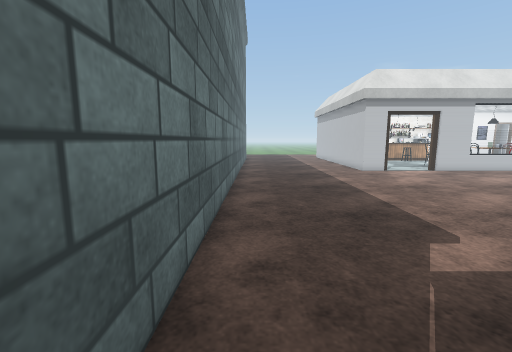
[1] (above)

16 first-person views from a walk through a scene from a Unity 3-D project. The camera is 1.2 m above the floor, tilts 8° down and sees 90° across. The floor is counted in squares, 0.5 m on a side. Each view is taken from the middle of a square. On the plan, view 1 faces up. The plan holds only what a view shows up to about 17 squares ahead; the rest is blank. The place goes on beyond the plan. Door leaves are left out, so doorways stand open. Some surface patterns are stand-ins.

[2]
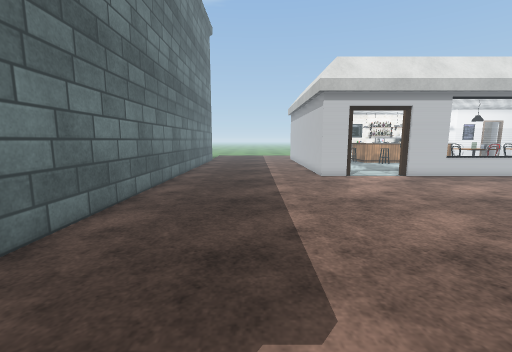

[3]
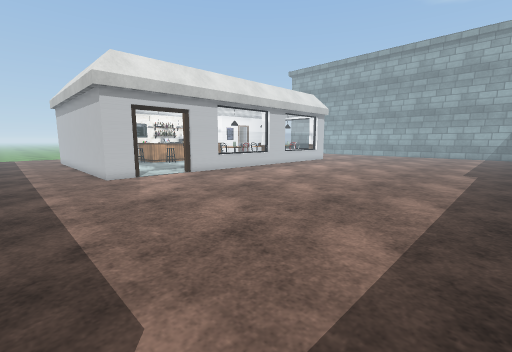

[4]
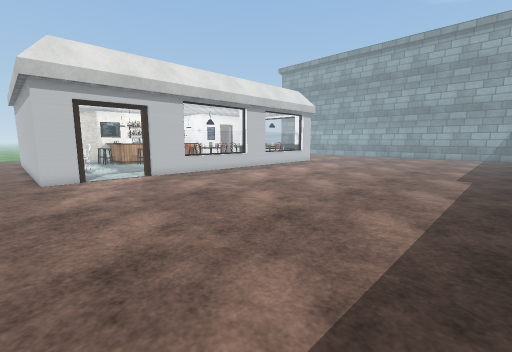

[5]
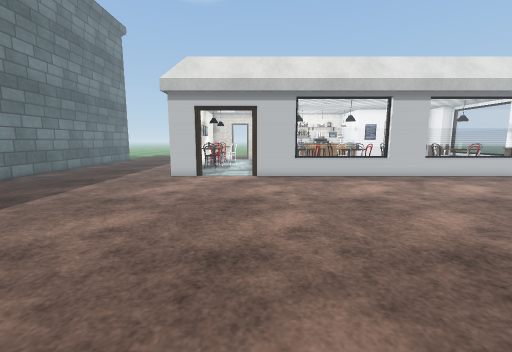

[6]
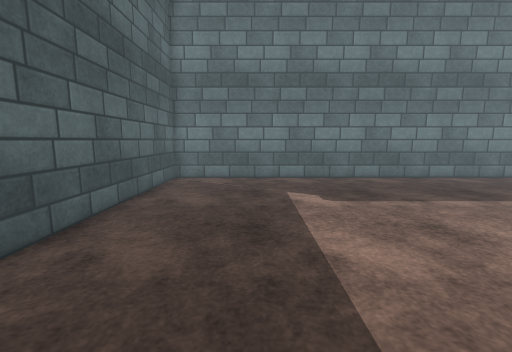

[7]
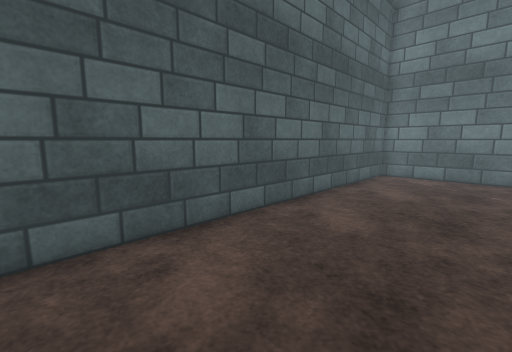

[8]
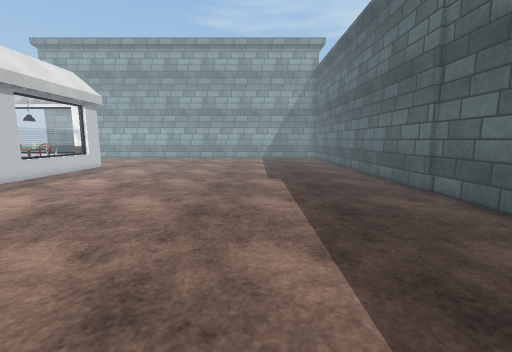

[9]
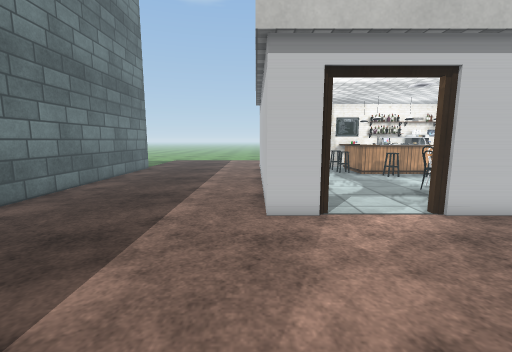

[10]
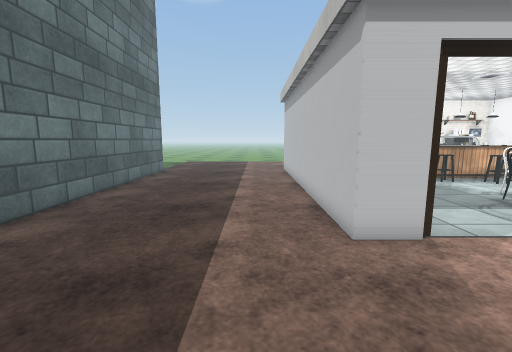

[11]
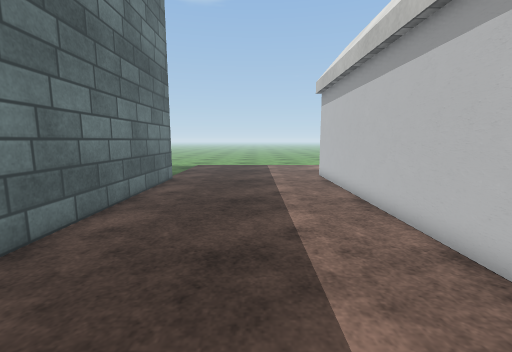

[12]
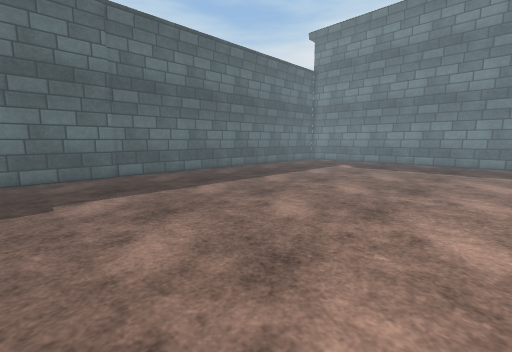

[13]
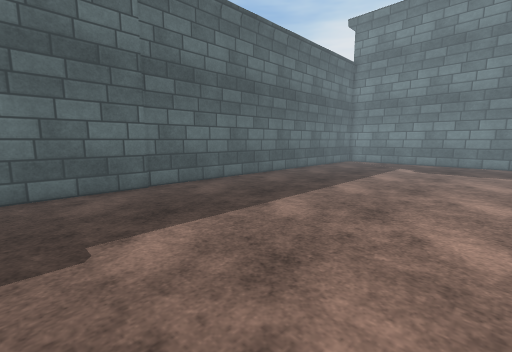

[14]
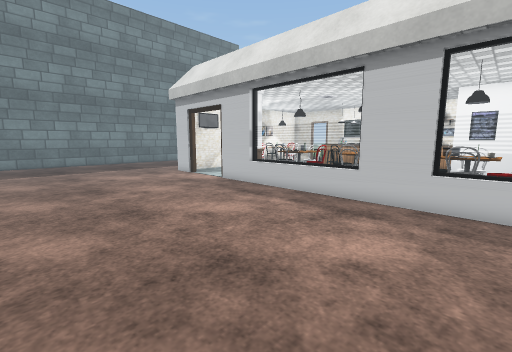

[15]
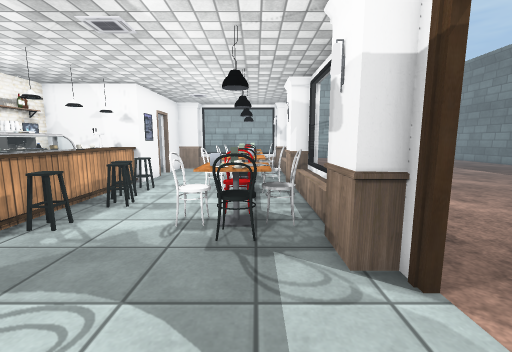

[16]
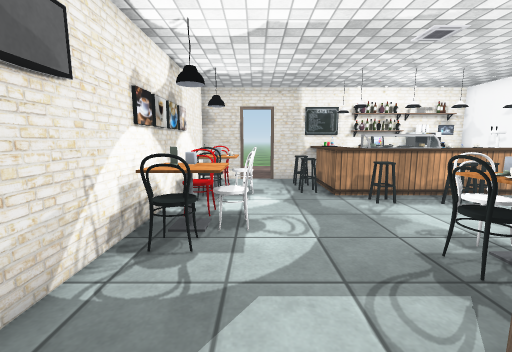

### Floor plan
Points are (right, up) in squares from view 1. A wall is a line through its corners. A room is listed if a view was taken in it or the views show most of it. See-through windows are left out.
Room 1 (views 1, 2, 3, 4, 5, 6, 7, 8, 9, 10, 11, 12, 13, 14, 16)
walls: (10.2, 19.9) (8.3, 19.9) (8.3, 32.5); (22.9, 20.1) (18.6, 20.1); (21.7, -1.9) (27.2, -1.9); (27.1, 20.1) (25.1, 20.1); (27.5, 19.9) (13.9, 19.9); (-1.3, 32.5) (-1.3, -2.2) (21.9, -2.2)
ways out: open door at (12, 20) to room 2
Room 2 (view 15)
walls: (15.4, 21.2) (16.4, 21.2); (19.4, 20.3) (23.1, 20.3) (23.1, 21.2) (24.9, 21.2); (13.7, 20.3) (14.5, 20.3) (14.5, 21.4); (27.2, 29.5) (24.4, 29.5); (8.8, 32.5) (8.8, 21.9)
ways out: open door at (12, 20) to room 1; open door at (27, 29.5)
objects: other object (10, 24) to (11, 24); other object (10, 25) to (11, 25); other object (10, 26) to (11, 26); other object (10, 27) to (11, 27); other object (10, 28); other object (10, 29); other object (10, 30) to (11, 31); other object (10, 32) to (11, 32); other object (11, 31); other object (12, 26); other object (12, 30) to (12, 31); other object (14, 30) to (15, 31); other object (14, 32) to (15, 32); other object (16, 23) to (16, 24); other object (16, 30); other object (16, 32); other object (17, 22) to (18, 23); other object (17, 24); other object (17, 25) to (18, 25); other object (17, 28) to (17, 29); other object (17, 30) to (20, 31); other object (18, 23) to (18, 24); other object (19, 23) to (19, 24); other object (19, 28) to (20, 28); other object (20, 23) to (20, 24); other object (20, 28) to (21, 29); other object (20, 30); other object (21, 22) to (22, 23); other object (21, 24); other object (21, 25) to (22, 25); other object (21, 30); other object (22, 23) to (22, 24); other object (22, 28) to (23, 29); other object (22, 31); other object (23, 30) to (24, 31); other object (23, 31); other object (24, 23) to (24, 24); other object (25, 22) to (26, 22); other object (25, 23) to (25, 24); other object (25, 25) to (26, 25); other object (26, 23) to (26, 24); other object (26, 29); other object (27, 23) to (27, 24)

Where each view was taken, in squares from view 1:
view 1: 0 up, 0 right, facing up
view 2: 3 up, 4 right, facing up
view 3: 3 up, 4 right, facing up-right
view 4: 3 up, 7 right, facing up-right
view 5: 3 up, 14 right, facing up
view 6: 3 up, 15 right, facing left
view 7: 4 up, 17 right, facing down-left
view 8: 6 up, 10 right, facing right
view 9: 12 up, 8 right, facing up
view 10: 14 up, 6 right, facing up
view 11: 18 up, 4 right, facing up
view 12: 16 up, 27 right, facing down-left
view 13: 11 up, 27 right, facing down-left
view 14: 10 up, 27 right, facing up-left
view 15: 23 up, 10 right, facing right
view 16: 19 up, 12 right, facing up
